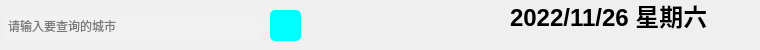
                           <widget class="QWidget" name="widget_3" native="true">
                            <property name="styleSheet">
                             <string notr="true">background-image: url(:/res/images/res/background.png);</string>
                            </property>
                            <widget class="QPushButton" name="btn_search">
                             <property name="geometry">
                              <rect>
                               <x>270</x>
                               <y>10</y>
                               <width>31</width>
                               <height>31</height>
                              </rect>
                             </property>
                             <property name="styleSheet">
                              <string notr="true">border-radius:5px;
background-color: rgb(0, 253, 255);</string>
                             </property>
                             <property name="text">
                              <string/>
                             </property>
                             <property name="icon">
                              <iconset resource="resources.qrc">
                               <normaloff>:/res/images/res/search.png</normaloff>:/res/images/res/search.png</iconset>
                             </property>
                            </widget>
                            <widget class="QLabel" name="dateinfo">
                             <property name="geometry">
                              <rect>
                               <x>510</x>
                               <y>-5</y>
                               <width>241</width>
                               <height>41</height>
                              </rect>
                             </property>
                             <property name="font">
                              <font>
                               <family>Microsoft YaHei UI</family>
                               <pointsize>18</pointsize>
                               <italic>false</italic>
                               <bold>true</bold>
                              </font>
                             </property>
                             <property name="styleSheet">
                              <string notr="true">font: 700 18pt &quot;Microsoft YaHei UI&quot;;</string>
                             </property>
                             <property name="text">
                              <string>2022/11/26 星期六</string>
                             </property>
                            </widget>
                            <widget class="QLineEdit" name="line_search">
                             <property name="geometry">
                              <rect>
                               <x>2</x>
                               <y>10</y>
                               <width>261</width>
                               <height>31</height>
                              </rect>
                             </property>
                             <property name="styleSheet">
                              <string notr="true">background-color: rgba(255, 255, 255, 25);
border-radius:10px;
padding:2px 4px</string>
                             </property>
                             <property name="placeholderText">
                              <string>请输入要查询的城市</string>
                             </property>
                            </widget>
                           </widget>
